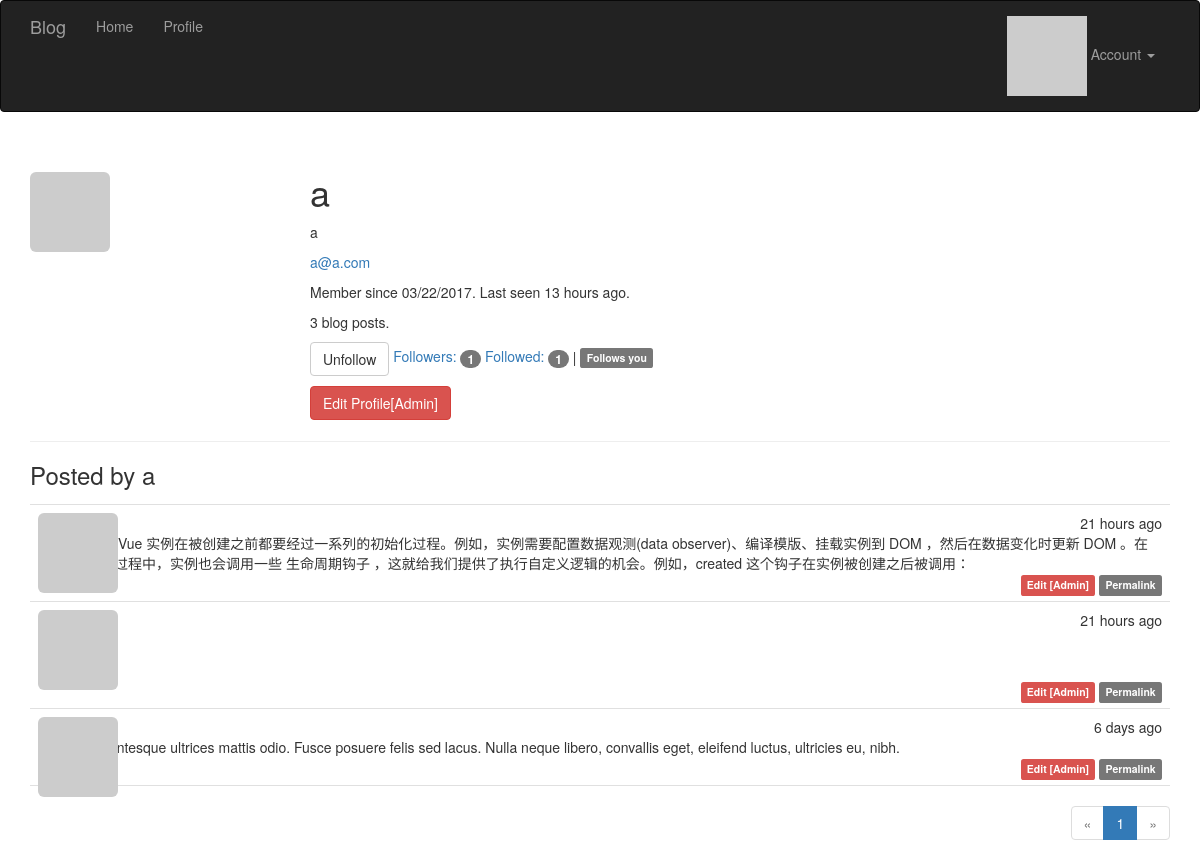
Page /user/a (signed in) on the committed database.
### app/models.py (models this page shows, shortened)
class User(UserMixin, db.Model):
	__tablename__ = 'users'
	id = db.Column(db.Integer, primary_key=True)
	email = db.Column(db.String(64), unique=True, index=True)
	username = db.Column(db.String(64), unique=True, index=True)
	password_hash = db.Column(db.String(128))
	role_id = db.Column(db.Integer, db.ForeignKey('roles.id'))
	confirmed = db.Column(db.Boolean, default=False)
	name = db.Column(db.String(64))
	location = db.Column(db.String(64))
	about_me = db.Column(db.Text())
	member_since = db.Column(db.DateTime(), default=datetime.utcnow)
	last_seen = db.Column(db.DateTime(), default=datetime.utcnow)
	posts = db.relationship('Post', backref='author', lazy='dynamic')
	followed = db.relationship('Follow',foreign_keys=[Follow.follower_id],
			backref=db.backref('follower',lazy='joined'),
			lazy='dynamic',cascade='all, delete-orphan')
	followers = db.relationship('Follow', foreign_keys=[Follow.followed_id],
			backref=db.backref('followed',lazy='joined'),
			lazy='dynamic',cascade='all, delete-orphan')
	@property
	def password(self):
		raise AttributeError('password is not a readable attribute')
	@login_manager.user_loader #这个是登录模块的东西
	def load_user(user_id):
		return User.query.get(int(user_id)) #返回当前user对象，作为current_user
	def can(self, permissions):
		return self.role is not None and \
			(self.role.permissions & permissions) == permissions #权限判断巧妙
	def is_administrator(self):
		return self.can(Permission.ADMINISTER)
	def ping(self):
		self.last_seen = datetime.utcnow()
		db.session.add(self)
	def gravatar(self,size=100,default='identicon', rating='g'):
		if request.is_secure:
			url = 'https://secure.gravatar.com/avatar'
		else:
			url = 'http://gravatar.com/avatar'
		hash = hashlib.md5(self.email.encode('utf-8')).hexdigest()
		return '{url}/{hash}?s={size}&d={default}&r={rating}'.format(
			url=url,hash=hash,size=size,default=default,rating=rating)
	def is_following(self,user):
		return self.followed.filter_by(followed_id=user.id).first() is not None

class Post(db.Model):
	__tablename__='posts'
	id = db.Column(db.Integer, primary_key=True)
	body = db.Column(db.Text)
	body_html = db.Column(db.Text)
	timestamp = db.Column(db.DateTime, index=True, default=datetime.utcnow)
	author_id = db.Column(db.Integer, db.ForeignKey('users.id'))

### app/main/views.py (the view)
@main.route('/user/<username>')
def user(username):
	user = User.query.filter_by(username=username).first_or_404()
	page = request.args.get('page',1,type=int)
	pagination = user.posts.order_by(Post.timestamp.desc()).paginate(
			page, per_page=current_app.config['POSTS_PER_PAGE'], error_out=False)
	posts = pagination.items
	return render_template('user.html',user=user,posts=posts, pagination=pagination)

### app/auth/views.py (called while the page is built)
@auth.before_app_request #在全局的所有request之前，判断如果1.用户登录2.且未确认3.且请求的端点不在auth蓝本中,则强制跳转到unconfirm界面
def before_request():
	if current_user.is_authenticated:
		current_user.ping()
		if not current_user.confirmed \
			and request.endpoint \
			and request.endpoint[:5]!= 'auth.'\
			and request.endpoint != 'static':
			return redirect(url_for('auth.unconfirmed'))

### app/main/__init__.py (called while the page is built)
@main.app_context_processor #Permission类加入全局上下文卡，在所有模板中都可以全局访问
def inject_perssions():
	return dict(Permission=Permission)

### app/templates/user.html (shortened to what this page needs)
{% extends "base.html" %}
{% import "_macros.html" as macros %}
{% block page_content %}
<div class="page-header">
    <img class="img-rounded profile-thumbnail" src="{{user.gravatar(size=256)}}">
    <div class="profile-header">
        <h1>{{ user.username }}</h1>
        {% if user.name or user.location %}
        <p>
            {% if user.name %}{{ user.name }}{% endif %}
        </p>
        {% endif %}
        {% if current_user.is_administrator() %}
        <p><a href="mailto:{{ user.email }}">{{ user.email }}</a></p>
        {% endif %}
        <p>Member since {{ moment(user.member_since).format('L') }}. Last seen {{ moment(user.last_seen).fromNow() }}.</p>
        <p>{{user.posts.count()}} blog posts.</p>
        <p>
            {% if current_user.can(Permission.FOLLOW) and user != current_user%}
                {% if not current_user.is_following(user) %}
                <a href="{{url_for('.follow', username=user.username)}}" class="btn btn-primary">Follow</a>
                {% else %}
                <a href="{{url_for('.unfollow', username=user.username)}}" class="btn btn-default">Unfollow</a>
                {% endif%}
            {% endif%}
            <a href="{{url_for('.followers', username=user.username)}}">Followers: <span class="badge">{{user.followers.count()}}</span></a>
            <a href="{{url_for('.followed_by', username=user.username)}}">Followed: <span class="badge">{{user.followed.count()}}</span></a>
            {% if current_user.is_authenticated and user != current_user and user.is_following(current_user) %}
            | <span class="label label-default">Follows you</span>
            {% endif %}
        </p>
        <p>
            {% if current_user.is_administrator()%}
            <a class="btn btn-danger" href="{{url_for('.edit_profile_admin',id=user.id)}}" >Edit Profile[Admin]</a>
            {% endif %}
        </p>
    </div>
</div>
<h3>Posted by {{user.username}}</h3>
{% include '_posts.html'%}
{% if pagination %}
<div class="pagination">
    {{ macros.pagination_widget(pagination, '.user', username=user.username) }}
</div>
{% endif %}
{% endblock %}

### app/templates/_posts.html
<ul class="posts">
    {% for post in posts %}
    <li class="post">
        <div class="post-thumbnail">
            <a href="{{ url_for('.user', username=post.author.username) }}">
                <img class="img-rounded profile-thumbnail" src="{{ post.author.gravatar(size=40) }}">
            </a>
        </div>
        <div class="post-content">
            <div class="post-date">{{ moment(post.timestamp).fromNow() }}</div>
            <div class="post-author"><a href="{{ url_for('.user', username=post.author.username) }}">{{ post.author.username }}</a></div>
            <div class="post-body">
                {% if post.body_html%}
                {{post.body_html | safe}}
                {% else %}
                {{post.body}}
                {% endif %}
            </div>
            <div class="post-footer">
                {% if current_user == post.author %}
                    <a href="{{url_for('.edit',id=post.id)}}">
                        <span class="label label-primary">Edit</span>
                    </a>
                {% elif current_user.is_administrator() %}
                    <a href="{{url_for('.edit',id=post.id)}}">
                        <span class="label label-danger">Edit [Admin]</span>
                    </a>
                {% endif %}
                <a href="{{url_for('.post',id=post.id)}}">
                    <span class="label label-default">Permalink</span>
                </a>
            </div>
        </div>
    </li>
    {% endfor %}
</ul>

### app/static/style.css (style rules this page uses)
.profile-thumbnail { position: absolute; }
.profile-header { min-height: 260px; margin-left: 280px; }
ul.posts { list-style-type: none; padding: 0px; margin: 16px 0px 0px 0px; border-top: 1px solid #e0e0e0; }
ul.posts li.post { padding: 8px; border-bottom: 1px solid #e0e0e0; }
div.post-date { float: right; }
div.post-author { font-weight: bold; }
div.post-thumbnail { position: absolute; }
div.post-content { margin-left: 48px; min-height: 48px; }
div.pagination { width: 100%; text-align: right; padding: 0px; margin: 0px; }
div.post-footer { text-align: right; }
.post-body h2 { font-size: 130%; }

### rows in the picture
User: username "a", name "a", email "a@a.com", member_since "03/22/2017", last_seen "13 hours ago"
Post: timestamp "21 hours ago", body "每个 Vue 实例在被创建之前都要经过一系列的初始化过程。例如，实例需要配置数据观测(data observer)、编译模版、挂载实例到 DOM ，然后在数据变化时更新 DOM 。在这个过程中，实例也会调用一些 生命周期钩子 ，这就给我们提供了执行自定义逻辑的机会。例如，created 这个钩子在实例被创建之后被调用："
Post: timestamp "21 hours ago"
Post: timestamp "6 days ago", body "Pellentesque ultrices mattis odio. Fusce posuere felis sed lacus. Nulla neque libero, convallis eget, eleifend luctus, ultricies eu, nibh."

### other values in the picture
{{ user.posts.count() }} "3"
{{ user.followers.count() }} "1"
{{ user.followed.count() }} "1"
{{ p }} "1"
